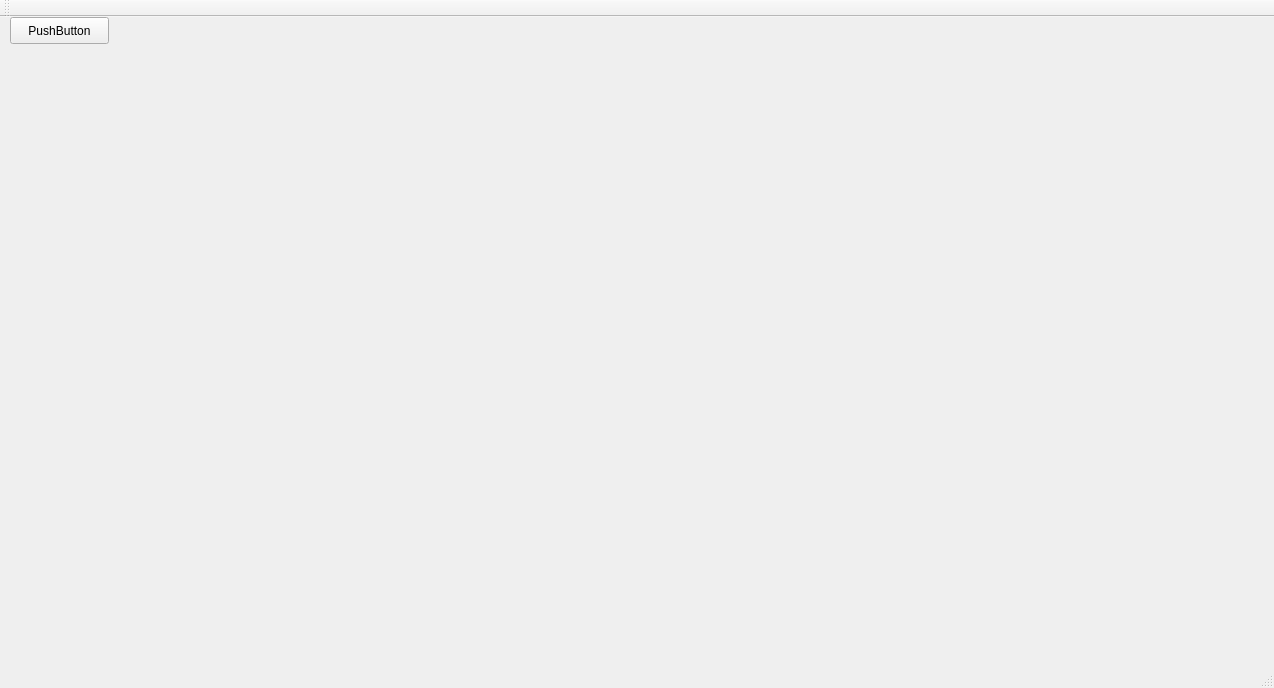
<?xml version="1.0" encoding="UTF-8"?>
<ui version="4.0">
 <class>MainWindow</class>
 <widget class="QMainWindow" name="MainWindow">
  <property name="geometry">
   <rect>
    <x>0</x>
    <y>0</y>
    <width>1274</width>
    <height>688</height>
   </rect>
  </property>
  <property name="windowTitle">
   <string>MainWindow</string>
  </property>
  <widget class="QWidget" name="centralWidget">
   <widget class="QPushButton" name="pushButton">
    <property name="geometry">
     <rect>
      <x>10</x>
      <y>0</y>
      <width>99</width>
      <height>27</height>
     </rect>
    </property>
    <property name="text">
     <string>PushButton</string>
    </property>
   </widget>
   <widget class="QLabel" name="mainImage">
    <property name="geometry">
     <rect>
      <x>10</x>
      <y>60</y>
      <width>1201</width>
      <height>551</height>
     </rect>
    </property>
    <property name="text">
     <string/>
    </property>
   </widget>
  </widget>
  <widget class="QMenuBar" name="menuBar">
   <property name="geometry">
    <rect>
     <x>0</x>
     <y>0</y>
     <width>1274</width>
     <height>25</height>
    </rect>
   </property>
  </widget>
  <widget class="QToolBar" name="mainToolBar">
   <attribute name="toolBarArea">
    <enum>TopToolBarArea</enum>
   </attribute>
   <attribute name="toolBarBreak">
    <bool>false</bool>
   </attribute>
  </widget>
  <widget class="QStatusBar" name="statusBar"/>
 </widget>
 <layoutdefault spacing="6" margin="11"/>
 <resources/>
 <connections/>
</ui>
